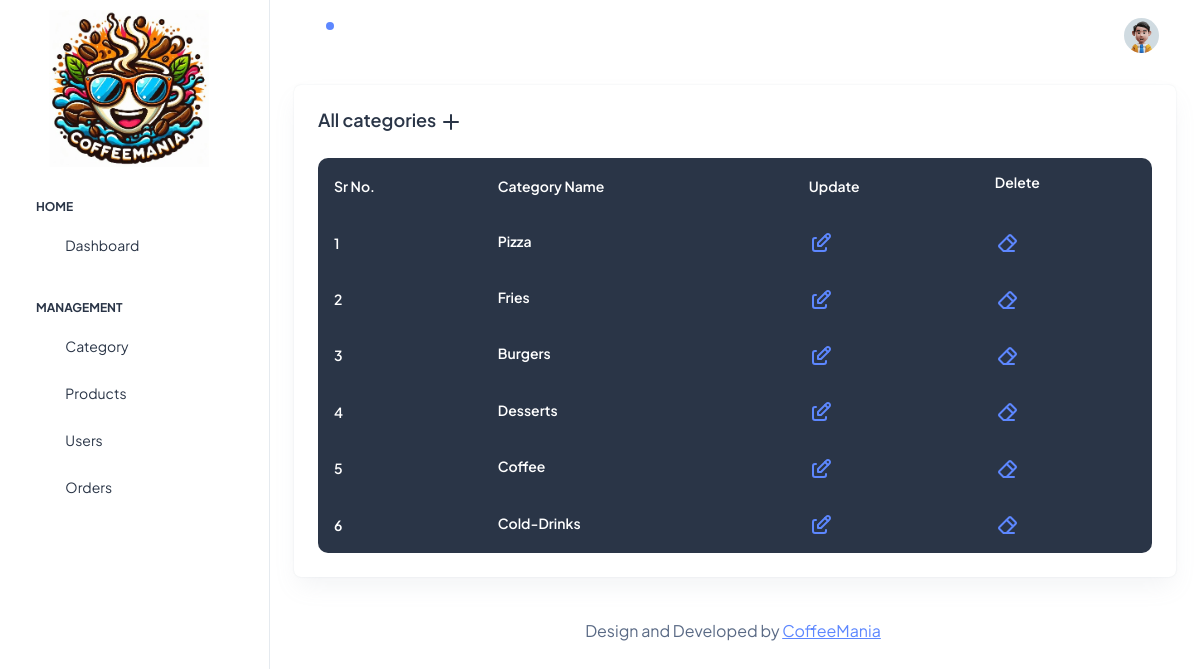
The app's page /admin/pages/categories.php (signed in) with its own data.
### tables this page shows
CREATE TABLE `categories` (
  `id` int(11) NOT NULL,
  `cat_name` varchar(200) NOT NULL
);

### assets/includes/config.php (called while the page is built, shortened)
<?php
    function urlOf($path)
    {
        return BASE_URL . '/' . $path;
    }

### admin/pages/categories.php (the view, shortened to what this page needs)
<?php
require "../../assets/includes/config.php";
include pathOf('admin/assets/includes/sidebar.php');
include pathOf('admin/assets/includes/header.php');
$sql = "SELECT * FROM categories";
$result = mysqli_query($con, $sql);
$data = mysqli_fetch_all($result);
?>
<div class="container-fluid">
    <div class="row">
        <div class="col-lg-12 d-flex align-items-stretch">
            <div class="card w-100">
                <div class="card-body p-4">
                    <h5 class="card-title fw-semibold mb-4">All categories
                    </h5>
                    <div class="table-responsive">
                        <table class="table text-nowrap mb-0 align-middle bg-dark text-white" style="border-radius: 10px;">
                            <thead class="text-dark fs-4">
                                <tr>
                                    <th class="border-bottom-0 align-middle">
                                        <h6 class="fw-semibold mb-0 align-middle text-white">Sr No.</h6>
                                    </th>
                                    <th class="border-bottom-0 align-middle">
                                        <h6 class="fw-semibold mb-0 align-middle text-white">Category Name</h6>
                                    </th>
                                    <th class="border-bottom-0 align-middle">
                                        <h6 class="fw-semibold mb-0 align-middle text-white">Update</h6>
                                    </th>
                                    <th class="border-bottom-0 align-middle">
                                        <h6 class="fw-semibold mb-o align-middle text-white">Delete</h6>
                                    </th>
                                </tr>
                            </thead>
                            <tbody>
                                <?php for ($i = 0; $i < count($data); $i++) { ?>
                                    <tr>
                                        <td class="border-bottom-0">
                                            <h6 class="fw-semibold mb-0 text-white"><?= $i + 1  ?></h6>
                                        </td>
                                        <td class="border-bottom-0">
                                            <h6 class="fw-semibold mb-1 text-white"><?= $data[$i][1] ?></h6>
                                        </td>
                                        <td class="border-bottom-0">
                                            <a class="mb-0 fw-normal align-middle">
                                                <svg xmlns="http://www.w3.org/2000/svg" class="icon icon-tabler icon-tabler-edit" onclick="showUpdateModal(<?= $data[$i][0] ?>, '<?= $data[$i][1] ?>')" width="24" height="24" viewBox="0 0 24 24" stroke-width="2" stroke="currentColor" fill="none" stroke-linecap="round" stroke-linejoin="round" style="cursor: pointer;">
                                                    <path stroke="none" d="M0 0h24v24H0z" fill="none"></path>
                                                    <path d="M7 7h-1a2 2 0 0 0 -2 2v9a2 2 0 0 0 2 2h9a2 2 0 0 0 2 -2v-1"></path>
                                                    <path d="M20.385 6.585a2.1 2.1 0 0 0 -2.97 -2.97l-8.415 8.385v3h3l8.385 -8.415z"></path>
                                                    <path d="M16 5l3 3"></path>
                                                </svg>
                                            </a>
                                        </td>
                                        <td class="border-bottom-0">
                                            <a class="mb-0 fw-normal align-middle" href="<?= urlOf('api/category/removeCategory.php?id=') . $data[$i][0] ?>">
                                            </a>
                                        </td>
                                    </tr>
                                <?php } ?>
                            </tbody>
                        </table>
                    </div>
                </div>
            </div>
        </div>
    </div>
<?php
include pathOf('admin/assets/includes/footer.php');
?>

### records on screen
categories: cat_name "Pizza"
categories: cat_name "Fries"
categories: cat_name "Burgers"
categories: cat_name "Desserts"
categories: cat_name "Coffee"
categories: cat_name "Cold-Drinks"
